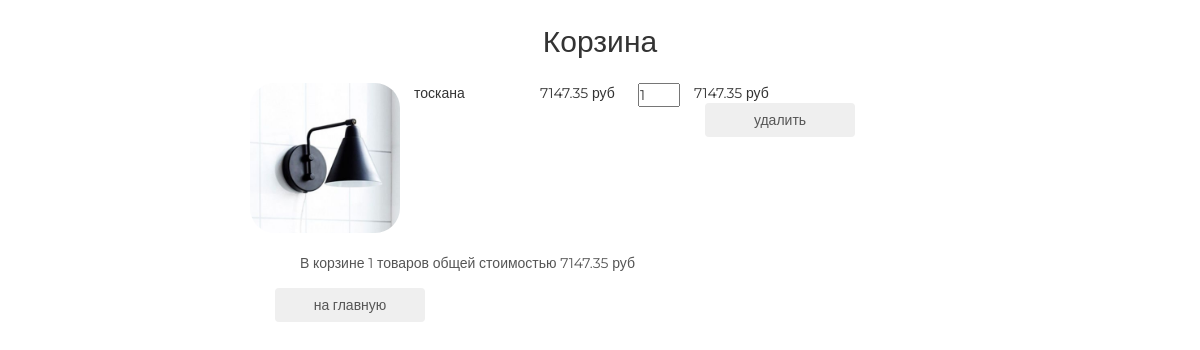
Page /basket/ (signed in) on the committed database.
### basketapp/models.py (models this page shows)
class Basket(models.Model):
    user = models.ForeignKey(settings.AUTH_USER_MODEL, on_delete=models.CASCADE, verbose_name='пользователь')
    product = models.ForeignKey(Product, on_delete=models.CASCADE, verbose_name='продукт')
    quantity = models.PositiveIntegerField(default=0, verbose_name='количество')
    add_datetime = models.DateField(auto_now_add=True)
    @property
    def product_cost(self):
        return self.product.price * self.quantity
    @property
    def total_quantity(self):
        _items = Basket.objects.filter(user=self.user)
        _total_quantity = sum(list(map(lambda x: x.quantity, _items)))
        return _total_quantity
    @property
    def total_cost(self):
        _items = Basket.objects.filter(user=self.user)
        _total_cost = sum(list(map(lambda x: x.product_cost, _items)))
        return _total_cost

### mainapp/models.py (models this page shows, shortened)
class Product(models.Model):
    category = models.ForeignKey(ProductCategory, on_delete=models.CASCADE)
    name = models.CharField(max_length=128, verbose_name='имя')
    image = models.ImageField(upload_to='products_images', blank=True)
    short_desc = models.CharField(max_length=128, verbose_name='короткое описание')
    description = models.TextField(blank=True)
    price = models.DecimalField(max_digits=8, decimal_places=2, default=0)
    quantity = models.PositiveIntegerField(default=0)
    is_active = models.BooleanField(default=True)

### authapp/models.py (models this page shows)
class ShopUser(AbstractUser):
    avatar = models.ImageField(upload_to='users_avatars', blank=True, verbose_name='аватарка')
    age = models.PositiveIntegerField(verbose_name='возраст')
    is_active = models.BooleanField(default=True)

### basketapp/views.py (the view)
# urls.py: path('', basketapp.basket, name='basket'),
@login_required
def basket(request):
    content = {
        'basket': Basket.objects.filter(user=request.user)
    }
    return render(request, 'basket.html', content)

### basketapp/templates/basket.html
{% extends 'base.html' %}
{% load static %}
{% block content %}
    <div class="basket_list">
        {% include 'includes/inc_basket_list.html' %}
    </div>
{% endblock %}

### basketapp/templates/includes/inc_basket_list.html (shortened to what this page needs)
{% for item in basket %}
    <div class="basket_record">
        <img src="/media/{{ item.product.image }}"
             alt="{{ item.short_desc }}">
        <span class="product_name">{{ item.product.name }}</span>
        <span class="product_price">{{ item.product.price }}&nbspруб</span>
        <input type="number" name="{{ item.pk }}"
               min="0"
               value="{{ item.quantity }}">
        <span class="product_cost">{{ item.product_cost }}&nbspруб</span>
        <button class="btn btn-round">
            <a href="{% url 'basket:basket_delete' item.pk %}" class="bn btn-round">
                удалить
            </a>
        </button>
    </div>
{% endfor %}
{% if basket %}
    <div class="basket_summary">
        В корзине {{ basket.0.total_quantity }} товаров общей стоимостью
        {{ basket.0.total_cost }} руб
    </div>
{% endif %}
<button class="btn btn-round">
    <a href="{% url 'main' %}">на главную</a>
</button>

### static/style.css (style rules this page uses)
* { margin: 0; padding: 0; }
body { font-family: 'Montserrat', sans-serif; }
html, body { height: 100%; }
.basket_list input[type="number"] { width: 3em; position: relative; display: block; float: left; }
.basket_list span.product_name { margin-left: 1em; width: 8em; position: relative; display: block; float: left; }
.basket_list span.product_price { margin-left: 1em; width: 7em; position: relative; display: block; float: left; }
.basket_list span.product_cost { margin-left: 1em; width: 7em; position: relative; display: block; float: left; }
.basket_list .basket_record { position: relative; display: block; height: 170px; float: none; }
.basket_container button { margin-left: 25px; width: 150px; display: block; float: left; }
.basket_container button a { text-decoration: none; color: #555; }
.basket_container img { display: block; float: left; width: 150px; border-radius: 25px; }
.basket_container .basket_summary { display: block; margin-left: 50px; margin-bottom: 15px; color: #555; }

### rows in the picture
Basket: product.image (picture), product.name "тоскана", product.price "7147.35", quantity "1", product_cost "7147.35", user+quantity "1", user+product+quantity "7147.35"
